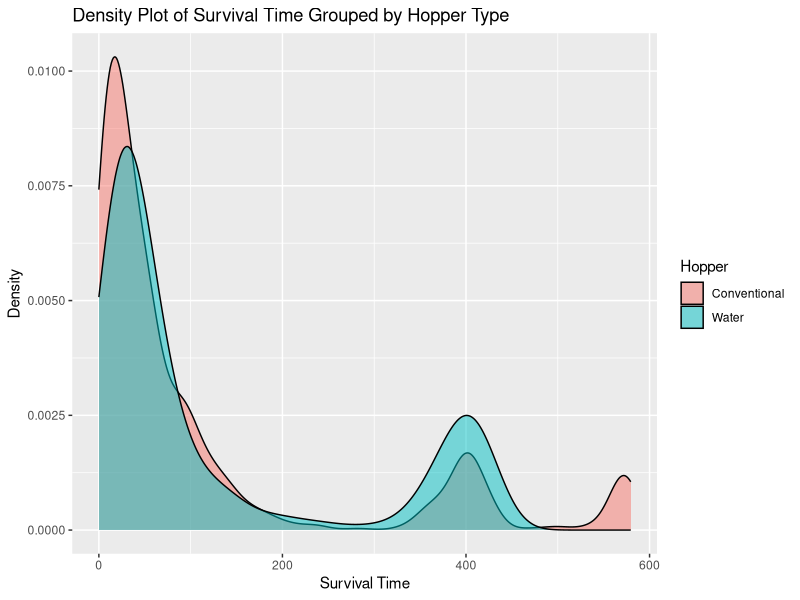
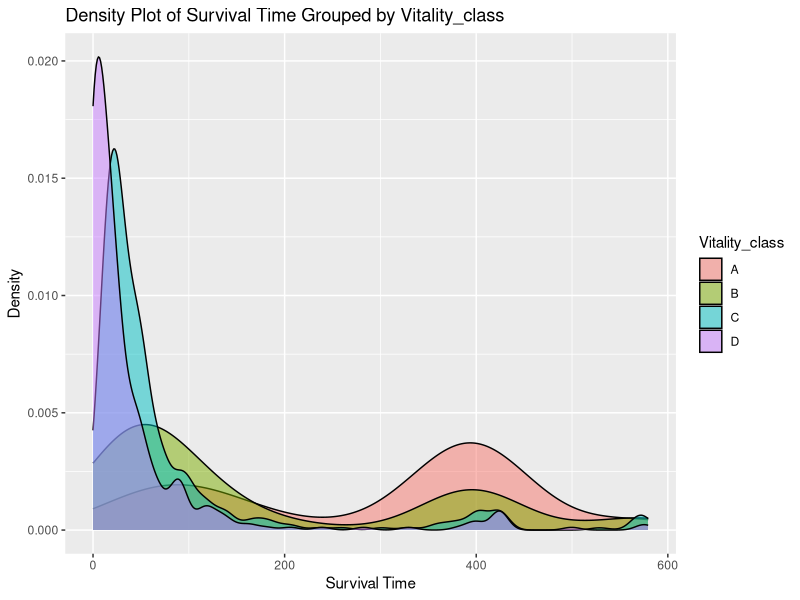
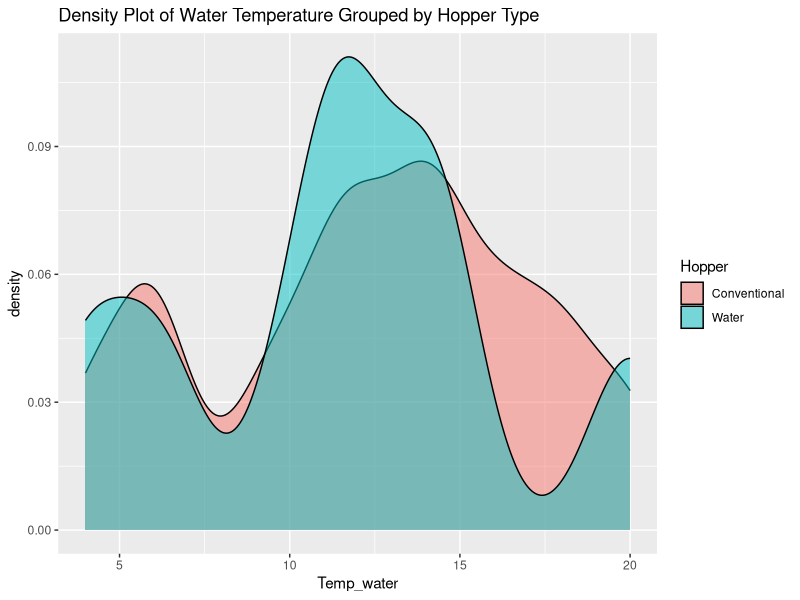
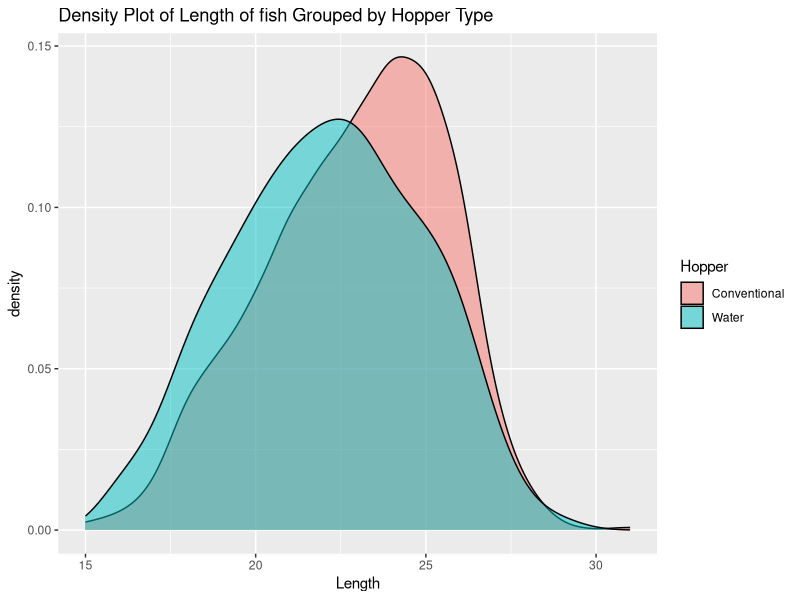
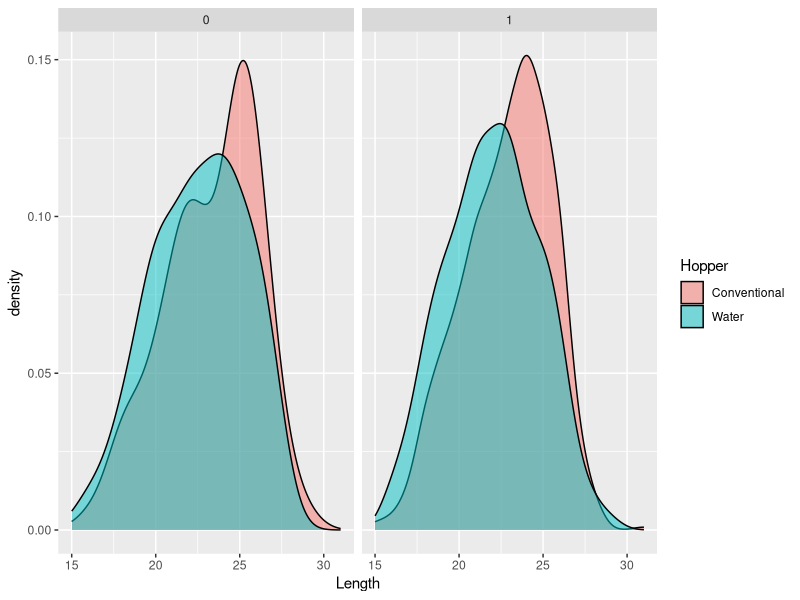
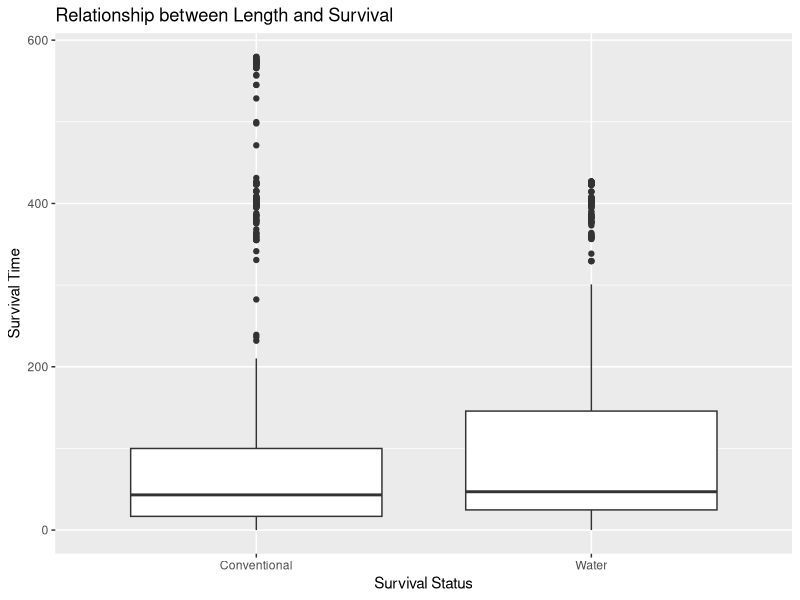
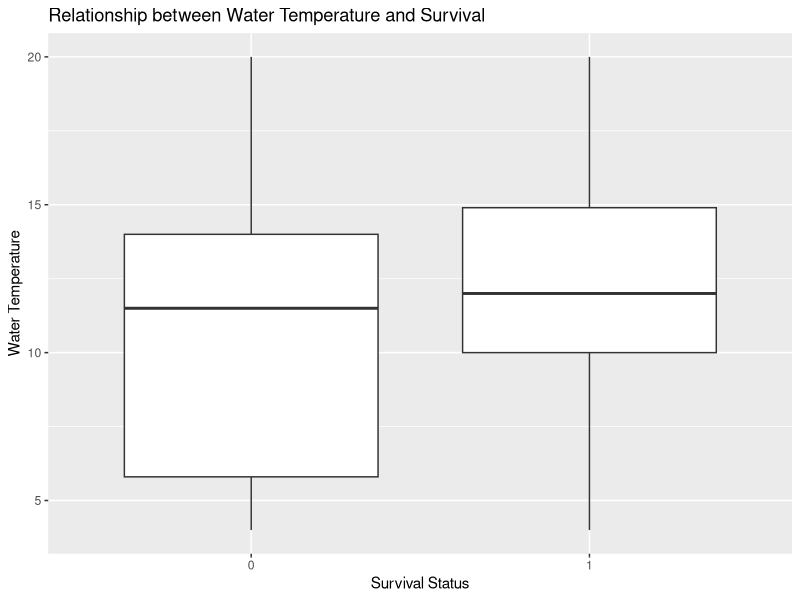
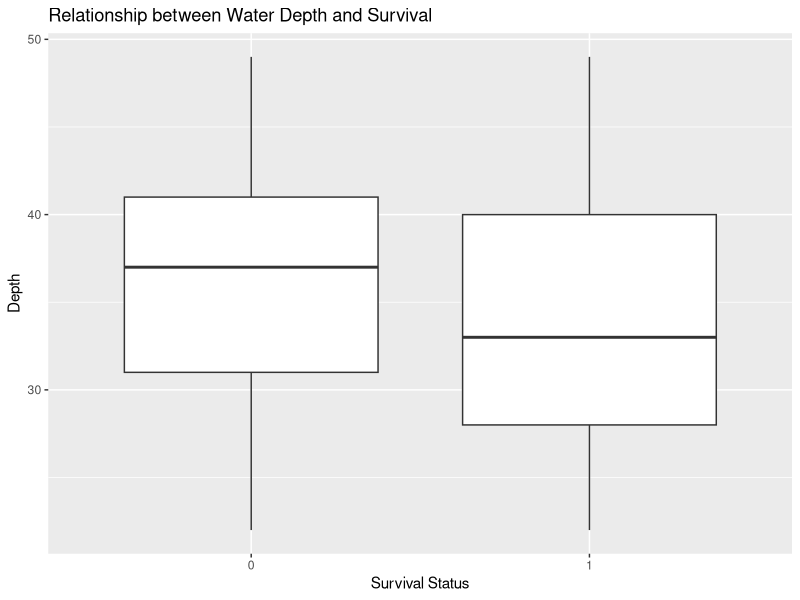

Write R code to recreate these figures, in order.
## ---- chunk 1
knitr::opts_chunk$set(echo = TRUE)
library(survival)
library(ggplot2)
library(survminer)
library(data.table)
fish = read.csv("fush.csv")
max(table(fish$Fish_no)) # checking if multiple cycles of the same fish in each stage of their life
setDT(fish)

## ---- chunk 2
colnames(fish)
str(fish)
#changing vitality class
colnames(fish)[6] = "dead"
fish$dead = 1 * !fish$dead 
colnames(fish)[5] = "Survival_Time"
colnames(fish)[8] = "Wave_height"
colnames(fish)[9] = "Depth"
colnames(fish)[10] = "Processing_time"
colnames(fish)[12] = "Haul_duration"
colnames(fish)[14] = "Length"

## ---- chunk 3


# Some meaningless graphs 
ggplot(fish, aes(x = Survival_Time, fill = Hopper)) + 
  geom_density(alpha = 0.5) + 
  labs(title = "Density Plot of Survival Time Grouped by Hopper Type",
       x = "Survival Time",
       y = "Density")

ggplot(fish, aes(x = Survival_Time, fill = Vitality_class)) +
  geom_density(alpha = 0.5) +
  labs(title = "Density Plot of Survival Time Grouped by Vitality_class",
       x = "Survival Time",
       y = "Density")


ggplot(fish, aes(x = Temp_water, fill = Hopper )) + 
  geom_density(alpha=0.5) + 
  labs(title = "Density Plot of Water Temperature Grouped by Hopper Type")


ggplot(fish, aes(x = Length, fill = Hopper))  + geom_density(alpha=0.5) + 
  ggtitle("Density Plot of Length of fish Grouped by Hopper Type")

ggplot(fish, aes(x = Length, fill = Hopper))  + geom_density(alpha=0.5) + facet_wrap(~dead)
  ggtitle("Distribution is same for dead and not dead fish")

# Boxplot for Length against Survival
ggplot(fish, aes(x = Hopper, y = Survival_Time)) +
  geom_boxplot() +
  xlab("Survival Status") +
  ylab("Survival Time") +
  ggtitle("Relationship between Length and Survival")

# Boxplot for Temp_water against Survival
ggplot(fish, aes(x = as.factor(`dead`), y = Temp_water)) +
  geom_boxplot() +
  xlab("Survival Status") +
  ylab("Water Temperature") +
  ggtitle("Relationship between Water Temperature and Survival")

# ... similarly for other variables
ggplot(fish, aes(x = as.factor(`dead`), y = Depth)) +
  geom_boxplot() +
  xlab("Survival Status") +
  ylab("Depth") +
  ggtitle("Relationship between Water Depth and Survival")


## ---- chunk 4

mo1 = coxph(Surv(Survival_Time, dead) ~ Hopper, fish)
summary(mo1)

## ---- chunk 5
# Fit the Kaplan-Meier survival curves for Hopper Type
km_fit_hopper <- survfit(Surv(Survival_Time, dead) ~ Hopper, data = fish)

# Plot the survival curves for Hopper Type
ggsurvplot(km_fit_hopper, data = fish, risk.table = TRUE, ggtheme = theme_minimal())

## ---- chunk 6
big_mo = coxph(Surv(Survival_Time, dead) ~ Hopper + Length + Temp_water + Wave_height + Depth + Substrate + Haul_duration + Vitality_class + Processing_time, fish)
summary(big_mo)

## ---- chunk 7
# Fit the Cox model with interaction between Hopper and Length
mo1_length <- coxph(Surv(Survival_Time, dead) ~ Hopper * Length, data = fish)
summary(mo1_length)

## ---- chunk 8
# Fit the Cox model with interaction between Hopper and Temp_water
mo1_temp <- coxph(Surv(Survival_Time, dead) ~ Hopper * Temp_water, data = fish)
summary(mo1_temp)

## ---- chunk 9
# Fit the Cox model with interaction between Hopper and Haul_duration
mo1_haul <- coxph(Surv(Survival_Time, dead) ~ Hopper * Haul_duration, data = fish)
summary(mo1_haul)

## ---- chunk 10

# Fit the Cox model with all interaction terms
mo1_all <- coxph(Surv(Survival_Time, dead) ~ Hopper * (Length + Temp_water + Haul_duration), data = fish)
summary(mo1_all)

## ---- chunk 11

mo_hopper_vitality = coxph(Surv(Survival_Time, dead) ~ Hopper + Vitality_class, fish)
summary(mo_hopper_vitality)

## ---- chunk 12
km_fit <- survfit(Surv(Survival_Time, dead) ~ Vitality_class, data = fish)

ggsurvplot(km_fit, data = fish, risk.table = TRUE)

